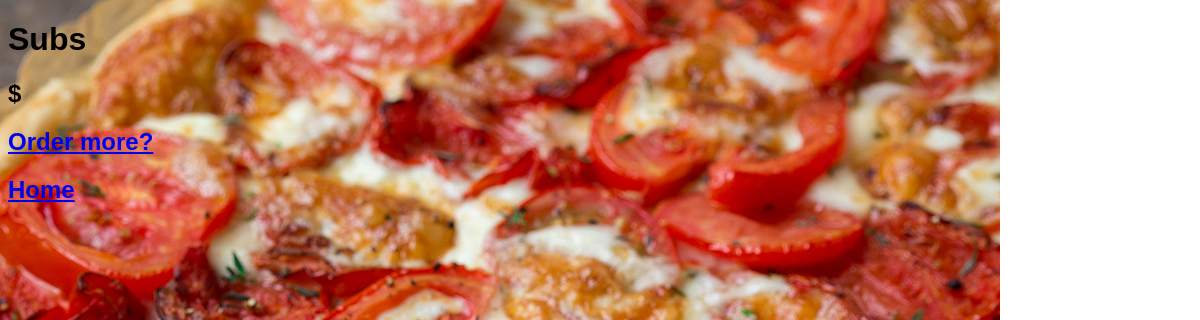
Page /3/results/ on the earlier database version.
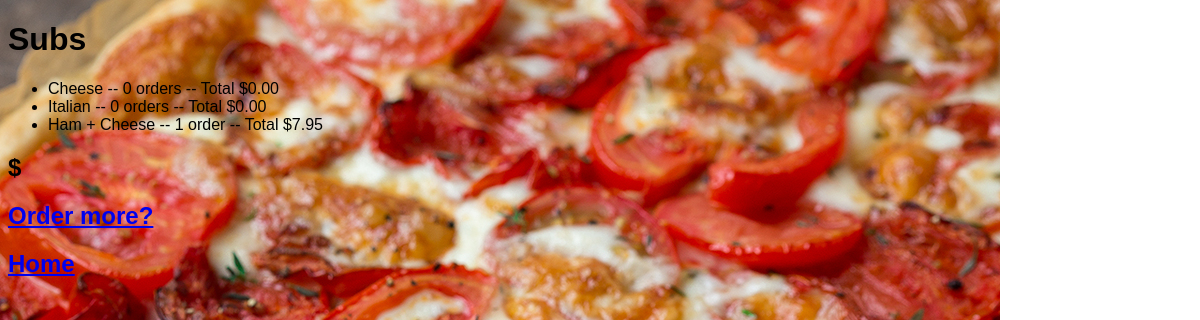
Same page on the later database version.
### orders/models.py (models this page shows, shortened)
class Type(models.Model):
    category = models.ForeignKey(Category, on_delete=models.CASCADE)
    type_text = models.CharField(max_length=200)
    price = models.DecimalField(decimal_places=2, max_digits=5)
    orders = models.IntegerField(default=0)
    def order_value(self):
        value = self.price * self.orders
        return value

### orders/views.py (the view)
# urls.py: path('<int:category_id>/results/', views.results, name='results'),
def results(request, category_id):
    category = get_object_or_404(Category, pk=category_id)
    return render(request, 'orders/results.html', {'category': category})

### orders/templates/orders/results.html (shortened to what this page needs)
{% extends "orders/base.html" %}
{% block body %}
<h1>{{ category.category_text }}</h1>
<ul>
{% for type in category.type_set.all %}
  <li>{{ type.type_text }} -- {{ type.orders }} order{{ type.orders|pluralize}} -- Total ${{ type.order_value }}</li>
{% endfor %}
</ul>
<h2>${{ type.total_order }}</h2>
<h2><a href="{% url 'index' %}">Order more?</a></h2>
<h2><a href="{% url 'index' %}">Home</a></h2>
{% endblock %}

Differences in the rows shown:
added Type: type_text "Cheese", orders "0", order_value "0.00"
added Type: type_text "Italian", orders "0", order_value "0.00"
added Type: type_text "Ham + Cheese", orders "1", order_value "7.95"
